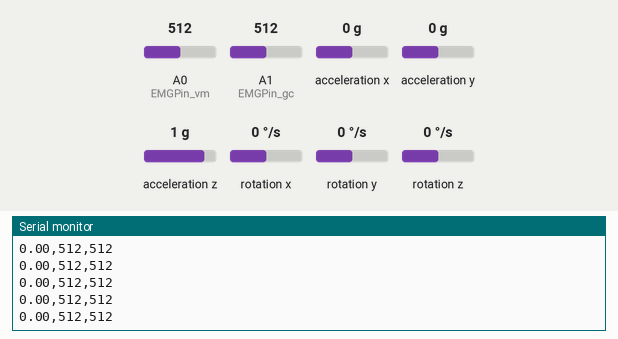
Recording of a sketch running on a simulated Arduino Uno, built with avr-gcc and run on an emulated ATmega328P. On the bench: the last lines printed to the serial monitor. The inputs (shaded band) are chosen by the test bench; at power-on: A1 (EMGPin_gc) = 512, A0 (EMGPin_vm) = 512, acceleration x 0 g, acceleration y 0 g, acceleration z 1 g, rotation x 0 °/s, rotation y 0 °/s, rotation z 0 °/s.

Above: at 4.6 s.
4.7 s: A1 (EMGPin_gc) set to 105
At 5.7 s:
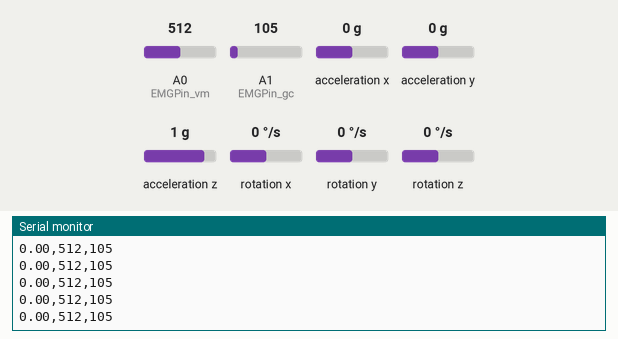
7.7 s: A1 (EMGPin_gc) set to 90
At 8.6 s:
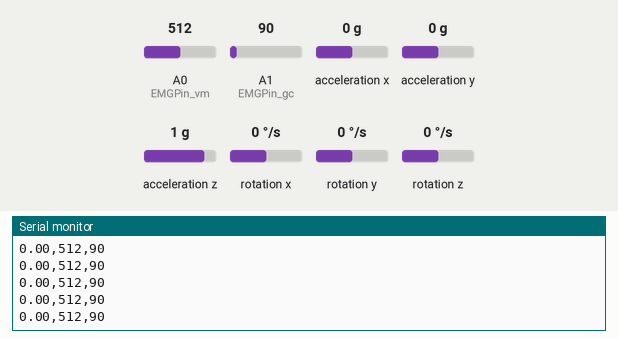
9.2 s: A0 (EMGPin_vm) set to 111
At 10.0 s:
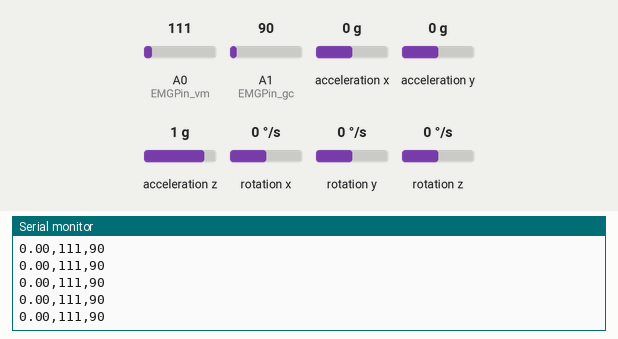
10.7 s: A0 (EMGPin_vm) set to 88
At 11.4 s:
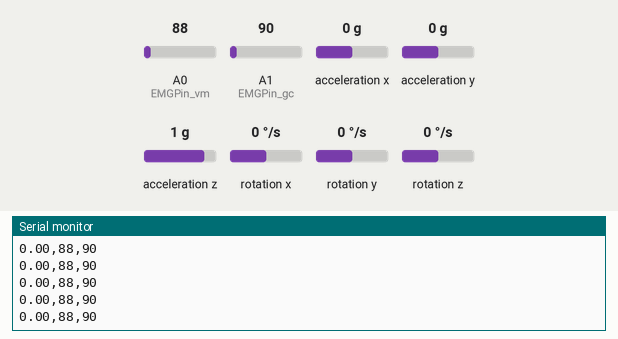
Timing chart, 0 to 13.2 s (numbered marks = the images above; inputs shaded):
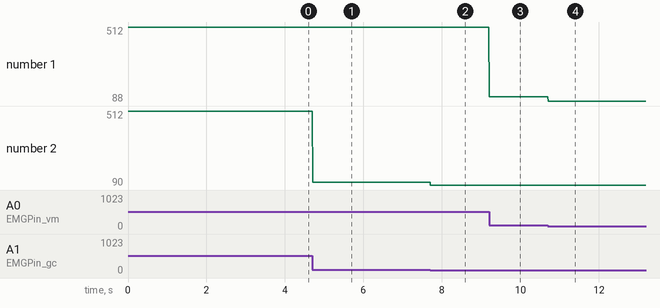

Measured:
- after the input at 4.7 s, the serial monitor: prints a new line at once (image 1)
- after the input at 7.7 s, the serial monitor: prints a new line at once (image 2)
- after the input at 9.2 s, the serial monitor: prints a new line at once (image 3)
- after the input at 10.7 s, the serial monitor: prints a new line at once (image 4)
- plotted number 1: 512 → 111 after the input at 9.2 s, 111 → 88 after the input at 10.7 s
- plotted number 2: 512 → 105 after the input at 4.7 s, 105 → 90 after the input at 7.7 s

The sketch:

TelExam.ino
```cpp
#include "I2Cdev.h"
#include "MPU6050.h"
#include "Wire.h"

// La dirección del MPU6050 puede ser 0x68 o 0x69, dependiendo
// del estado de AD0. Si no se especifica, 0x68 estará implicito
MPU6050 sensor;
MPU6050 sensor2(0x69);

// Valores RAW (sin procesar) del acelerometro y giroscopio en los ejes x,y,z
int ax, ay, az;
int gx, gy, gz;

int ax2, ay2, az2;
int gx2, gy2, gz2;

// EMG
int EMGPin_vm = A0;
int EMGVal_vm = 0;
int EMGPin_gc = A1;
int EMGVal_gc = 0;

// Variables para integrar
long tiempo_prev;
float dt;
float ang_x, ang_y, ang_z;
float ang_x_prev, ang_y_prev, ang_z_prev;

long tiempo_prev2;
float dt2;
float ang_x2, ang_y2, ang_z2;
float ang_x_prev2, ang_y_prev2, ang_z_prev2;

void setup() {
  // put your setup code here, to run once:
  Serial.begin(19200);    //Iniciando puerto serial
  Wire.begin();           //Iniciando I2C
  sensor.initialize();    //Iniciando el sensor
  sensor2.initialize();
  /*
  if (sensor.testConnection()) Serial.println("Sensor iniciado correctamente");
  else Serial.println("Error al iniciar el sensor");
  if (sensor2.testConnection()) Serial.println("Sensor2 iniciado correctamente");
  else Serial.println("Error al iniciar el sensor2");
  */
}

void loop() {
  // Leer las aceleraciones y velocidades angulares
  sensor.getAcceleration(&ax, &ay, &az);
  sensor.getRotation(&gx, &gy, &gz);

  sensor2.getAcceleration(&ax2, &ay2, &az2);
  sensor2.getRotation(&gx2, &gy2, &gz2);

  dt = (millis()-tiempo_prev)/1000.0;
  tiempo_prev=millis();

  dt2 = (millis()-tiempo_prev2)/1000.0;
  tiempo_prev2=millis();

  // Calcular los ángulos con acelerometro
  float accel_ang_x=atan(ay/sqrt(pow(ax,2) + pow(az,2)))*(180.0/3.14);
  float accel_ang_y=atan(-ax/sqrt(pow(ay,2) + pow(az,2)))*(180.0/3.14);
  float accel_ang_z=atan(az/sqrt(pow(ax,2)+pow(ay,2)))*(180.0/3.14);

  float accel_ang_x2=atan(ay2/sqrt(pow(ax2,2) + pow(az2,2)))*(180.0/3.14);
  float accel_ang_y2=atan(-ax2/sqrt(pow(ay2,2) + pow(az2,2)))*(180.0/3.14);
  float accel_ang_z2=atan(az2/sqrt(pow(ax2,2)+pow(ay2,2)))*(180.0/3.14);

  //Calcular angulo de rotación con giroscopio y filtro complemento
  ang_x = 0.98*(ang_x_prev+(gx/131)*dt) + 0.02*accel_ang_x;
  ang_y = 0.98*(ang_y_prev+(gy/131)*dt) + 0.02*accel_ang_y;
  ang_z = 0.98*(ang_z_prev+(gz/131)*dt) + 0.02*accel_ang_z;


  //Calcular angulo de rotación con giroscopio y filtro complemento
  ang_x2 = 0.98*(ang_x_prev2+(gx2/131)*dt) + 0.02*accel_ang_x2;
  ang_y2 = 0.98*(ang_y_prev2+(gy2/131)*dt) + 0.02*accel_ang_y2;
  ang_z2 = 0.98*(ang_z_prev2+(gz2/131)*dt) + 0.02*accel_ang_z2;

  ang_x_prev=ang_x;
  ang_y_prev=ang_y;
  ang_z_prev=ang_z;

  ang_x_prev2=ang_x2;
  ang_y_prev2=ang_y2;
  ang_z_prev2=ang_z2;

  //Mostrar los angulos separadas por un [tab]

  //Serial.print("Rotacion en X:  ");
  //Serial.print(ang_x); Serial.print(",");
  //Serial.print("Rotacion en Y: ");
  //Serial.print(ang_y); Serial.print(",");
  //Serial.print("Rotacion en Z: ");
  //Serial.print(ang_z); Serial.print(",");

  //Serial.print("Rotacion en X2:  ");
  //Serial.print(ang_x2); Serial.print(",");
  // Serial.print("Rotacion en Y2: ");
  //Serial.print(ang_y2); Serial.print(",");
  //Serial.print("Rotacion en Z2: ");
  Serial.print(ang_z2-ang_z); Serial.print(",");


  EMGVal_vm = analogRead(EMGPin_vm);
  EMGVal_gc = analogRead(EMGPin_gc);

  //Mostrar las lecturas separadas por un [tab]
  //Serial.print("EMG");
  Serial.print(EMGVal_vm); Serial.print(",");
  Serial.print(EMGVal_gc);
  Serial.println("\n");
  delay(1);
}
```
